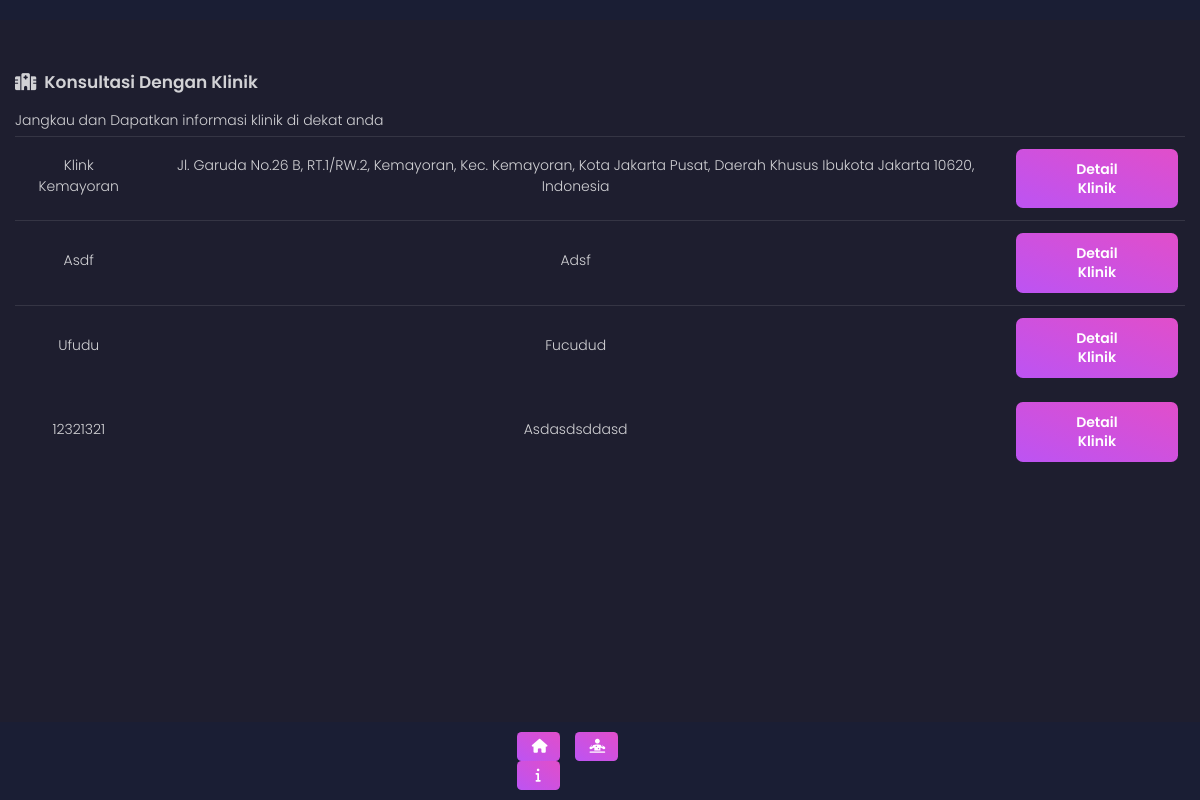
The app's page /index.php/c_index/konsultasi_klinik with its own data.
### tables this page shows
CREATE TABLE `t_klinik` (
  `id_klinik` int(11) NOT NULL,
  `nama_klinik` varchar(500) NOT NULL,
  `alamat_klinik` varchar(2000) NOT NULL,
  `telp_klinik` varchar(2000) NOT NULL,
  `keterangan` varchar(2000) NOT NULL,
  `tentang` varchar(5000) NOT NULL,
  `status` int(11) NOT NULL DEFAULT 0,
  `latitude` varchar(2000) NOT NULL,
  `longitude` varchar(2000) NOT NULL,
  `img_path` text NOT NULL
);

### application/libraries/Template.php (called while the page is built)
<?php if ( ! defined('BASEPATH')) exit('No direct script access allowed');
class Template {
	var $template_data = array();
	function set($name, $value)
	{
		$this->template_data[$name] = $value;
	}
	function load($template = '', $view = '', $view_data = array(), $return = FALSE)
	{
		$this->CI =& get_instance();
		$this->set('contents', $this->CI->load->view($view, $view_data, TRUE));
		return $this->CI->load->view($template, $this->template_data, $return);
	}
}

### application/controllers/C_index.php (called while the page is built, shortened)
<?php
class C_index extends CI_Controller {
    public function konsultasi_klinik()
	{
        $data['rs_klinik'] = $this->M_klinik->getAllKlinik();
		$this->template->load('static','list_klinik',$data);
	}
}

### index.php (called while the page is built, shortened)
<?php
require_once BASEPATH.'core/CodeIgniter.php';

### application/models/M_klinik.php (called while the page is built, shortened)
<?php
class M_klinik extends CI_Model {
	public function getAllKlinik()
	{
		return $this->db->get('t_klinik')->result();
	}
}

### application/views/list_klinik.php (the view, shortened to what this page needs)
<div class="container-fluid">
    <h4 class="title"><i class="fas fa-hospital-alt"></i>&nbsp Konsultasi Dengan Klinik</h4>
    <p>Jangkau dan Dapatkan informasi klinik di dekat anda</p>
    <div class="table-responsive">
        <table class="table table-shopping">
            <tbody>
                <?php
                foreach($rs_klinik as $klinik){
                ?>
                <tr>
                    <td>
                        <p class="text-center text-capitalize"><?=$klinik->nama_klinik?></p>
                    </td>
                    <td>
                        <p class="text-center text-capitalize"><?=$klinik->alamat_klinik?></p>
                    </td>
                    <td>
                        <a href="<?=base_url("C_index/detail_klinik/").$klinik->id_klinik?>"><button class="btn btn-primary">Detail Klinik</button></a>
                    </td>
                </tr>
                <?php } ?>
            </tbody>
        </table>
    </div>
</div>

### records on screen
t_klinik: nama_klinik "Klink Kemayoran", alamat_klinik "Jl. Garuda No.26 B, RT.1/RW.2, Kemayoran, Kec. Kemayoran, Kota Jakarta Pusat, Daerah Khusus Ibukota Jakarta 10620, Indonesia"
t_klinik: nama_klinik "Asdf", alamat_klinik "Adsf"
t_klinik: nama_klinik "Ufudu", alamat_klinik "Fucudud"
t_klinik: nama_klinik "12321321", alamat_klinik "Asdasdsddasd"
